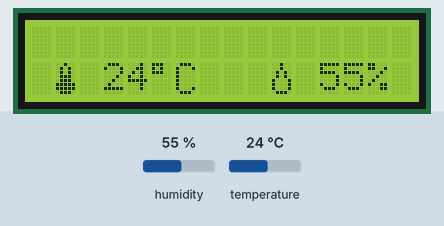
This sketch was run on a simulated Arduino Uno, built with avr-gcc and run on an emulated ATmega328P. On the bench: 16×2 character LCD. The test bench sets the inputs (shaded band); at power-on: humidity 55 %, temperature 24 °C. What the sketch prints to the serial monitor is not drawn.

Above: at 1.3 s.
1.4 s: humidity set to 22 %
At 10.7 s:
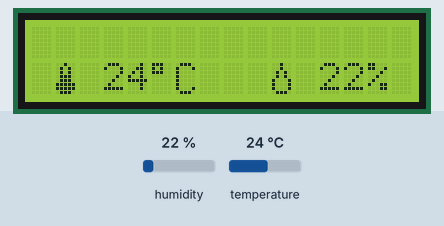
11.6 s: temperature set to 12 °C
At 21.1 s:
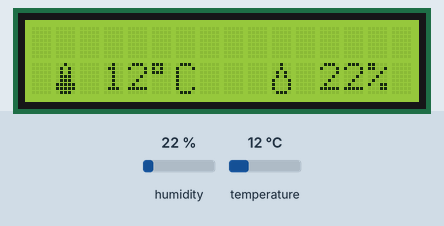
21.6 s: humidity set to 40 %
At 31.3 s:
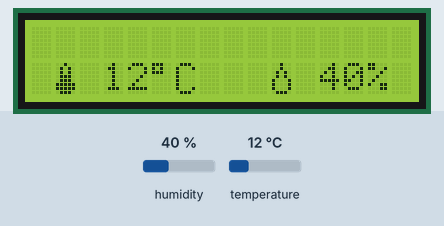
31.6 s: temperature set to 19 °C
At 40.8 s:
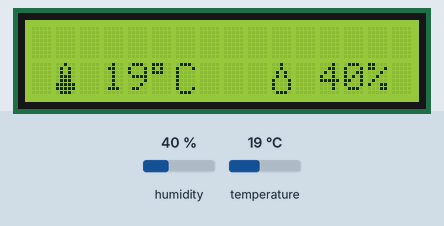
Timing chart, 0 to 42.3 s (numbered marks = the images above; inputs shaded):
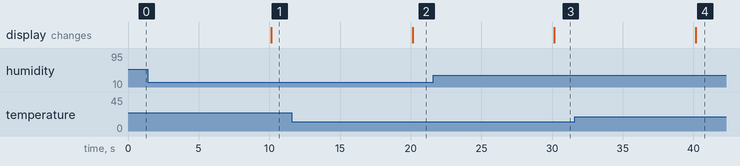

Measured:
- after the input at 1.4 s, the display: changes after 8.7 s (image 1)
- after the input at 11.6 s, the display: changes after 8.5 s (image 2)
- after the input at 21.6 s, the display: changes after 8.6 s (image 3)
- after the input at 31.6 s, the display: changes after 8.6 s (image 4)

The sketch:

DHT22Sensor.ino
```cpp
//Libraries.
#include <Wire.h>
#include <LiquidCrystal_I2C.h>
#include "DHT.h"

//Constants.
#define DHTPIN 3
#define DHTYPE DHT22
LiquidCrystal_I2C lcd (0x23, 16, 2);
DHT dht(DHTPIN, DHTYPE);

//Variables.
byte celsius[] = { 0x0E, 0x11, 0x10, 0x10, 0x10, 0x10, 0x11, 0x0E };
byte degree[] = { 0x1C, 0x14, 0x1C, 0x00, 0x00, 0x00, 0x00, 0x00 };
byte droplet[] = { 0x04, 0x04, 0x0A, 0x0A, 0x11, 0x11, 0x11, 0x0E };
byte percentage[] = { 0x18, 0x19, 0x02, 0x04, 0x08, 0x13, 0x03, 0x00 };
byte thermostat[] = { 0x04, 0x0A, 0x0A, 0x0E, 0x0E, 0x1F, 0x1F, 0x0E };

void setup()
{
  Serial.begin(9600);

  //Initialize the LCD.
  lcd.init();
  lcd.backlight();

  //Add custom characters.
  lcd.createChar(0, celsius);
  lcd.createChar(1, degree);
  lcd.createChar(2, droplet);
  lcd.createChar(3, percentage);
  lcd.createChar(4, thermostat);

  //Start DHT.
  dht.begin();

  //Second row character positioning.
  //blankSpace = " ";
  //" ", thermostat, " ", " ", " ", degree, celsius, " ", " ", " ", droplet, " ", " ", " ", percentage, " ".
  //Position of thermostat character.
  lcd.setCursor(1,1);
  lcd.write(4);

  //Position of degree character.
  lcd.setCursor(5,1);
  lcd.write(1);

  //Position of celsius character.
  lcd.setCursor(6,1);
  lcd.write(0);

  //Position of droplet character.
  lcd.setCursor(10,1);
  lcd.write(2);

  //Position of percentage character.
  lcd.setCursor(14,1);
  lcd.write(3);
}

void loop()
{
  float t = dht.readTemperature();
  float h = dht.readHumidity();

  //Print values to serial monitor.
  Serial.print("TMP=");
  Serial.print(t);
  Serial.print(";HMD=");
  Serial.print(h);
  Serial.print("<cr>\n");

  //Print values to LCD.
  if(!isnan(t))
  {
    if(t < 10)
    {
      lcd.setCursor(4,1);
    }

    if(t >= 10)
    {
      lcd.setCursor(3,1);
    }

    if(t >= 100)
    {
      lcd.setCursor(2,1);
    }

    lcd.print(String((int)t));
  }

  if(!isnan(h))
  {
    if(h < 10)
    {
      lcd.setCursor(13,1);
    }

    if(h >= 10)
    {
      lcd.setCursor(12,1);
    }

    if(h >= 100)
    {
      lcd.setCursor(11,1);
    }

    lcd.print(String((int)h));
  }

  delay(10000);
}
```
